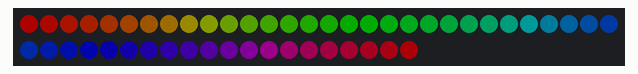
Simulated run of this sketch. Board: Arduino Uno, built with avr-gcc and run on an emulated ATmega328P. Parts: 50 RGB LEDs in strip order, left to right, continuing on the next row. Dim RGB values are drawn brighter than linear.

Above: at 0.16 s.
At 5.25 s:
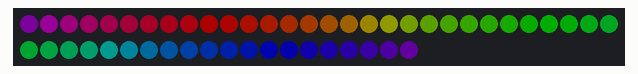
At 10.03 s:
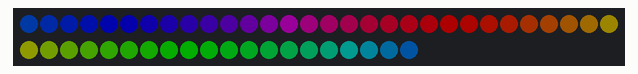
At 19.89 s:
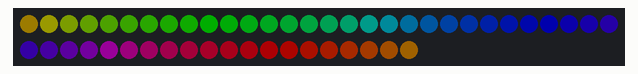
At 29.76 s:
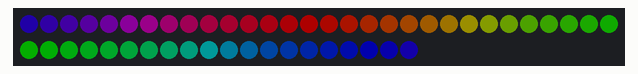
At 39.62 s:
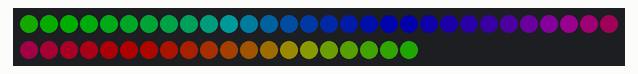

The sketch:

ltika_full.ino
```cpp
#include <Adafruit_NeoPixel.h>

#define PIN 6 //制御用のPIN番号定義

Adafruit_NeoPixel strip = Adafruit_NeoPixel(50, PIN, NEO_GRB + NEO_KHZ800); //(NeoPixelの数、制御PIN)

void setup() {
  strip.begin();
  strip.setBrightness(50);
  strip.show(); // Initialize all pixels to 'off'
}

void loop() {
  //colorWipe(strip.Color(255, 0, 0), 500); // Red
  //colorWipe(strip.Color(0, 300, 0), 500); // Green
  //colorWipe(strip.Color(0, 0, 255), 500); // Blue
  rainbowCycle(20);
  //rainbow(20);
  //tenmetu(strip.Color(0,0,255),500);
}

// Fill the dots one after the other with a color
void colorWipe(uint32_t c, uint8_t wait) {
  for(uint16_t i=0; i<strip.numPixels(); i++) {
      strip.setPixelColor(i, c);
      strip.show();
      delay(wait);
  }
  all_down();
}

// 自作：点滅
void tenmetu(uint32_t c, uint8_t wait) {
  for(uint16_t i=0; i<strip.numPixels() / 2; i++) {
      strip.setPixelColor(i * 2, c);
      strip.show();
  }
  delay(1000);
  all_down();
  for(uint16_t i=0; i<strip.numPixels() / 2; i++){
    strip.setPixelColor(i * 2 + 1,c);
    strip.show();
  }
  delay(1000);
  all_down();
}

//自作：全部消す
void all_down() {
  for(uint16_t i=0; i<strip.numPixels(); i++) {
      strip.setPixelColor(i, (0,0,0));
      strip.show();
  }
}

void rainbowCycle(uint8_t wait) {
  uint16_t i, j;

  for(j=0; j<256*5; j++) { // 5 cycles of all colors on wheel
    for(i=0; i< strip.numPixels(); i++) {
      strip.setPixelColor(i, Wheel(((i * 256 / strip.numPixels()) + j) & 255));
    }
    strip.show();
    delay(wait);
  }
}

void rainbow(uint8_t wait) {
  uint16_t i, j;

  for(j=0; j<256; j++) {
    for(i=0; i<strip.numPixels(); i++) {
      strip.setPixelColor(i, Wheel((i+j) & 255));
    }
    strip.show();
    delay(wait);
  }
}

// Input a value 0 to 255 to get a color value.
// The colours are a transition r - g - b - back to r.
uint32_t Wheel(byte WheelPos) {
  WheelPos = 255 - WheelPos;
  if(WheelPos < 85) {
   return strip.Color(255 - WheelPos * 3, 0, WheelPos * 3);
  } else if(WheelPos < 170) {
    WheelPos -= 85;
   return strip.Color(0, WheelPos * 3, 255 - WheelPos * 3);
  } else {
   WheelPos -= 170;
   return strip.Color(WheelPos * 3, 255 - WheelPos * 3, 0);
  }
}
```
